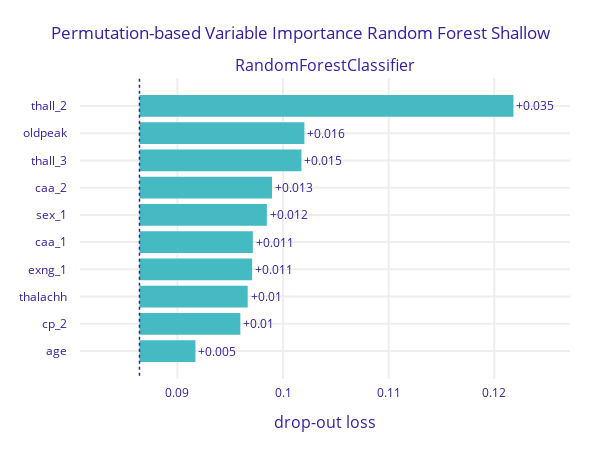

The notebook cell saved with this chart:
### Code cell
plot_pvi(rf_shallow_explainer, "imgs/random_forest_shallow.png", "Random Forest Shallow")

### Figure 1 — Plotly figure (JSON) as saved in the notebook; plotly's stock layout.template omitted (floating-point values rounded to 4 significant figures)
{"data": [{"base": 0.08641, "hoverinfo": "text", "hoverlabel": {"bgcolor": "rgba(0,0,0,0.8)"}, "hovertext": ["Model: RandomForestClassifier loss after<br>variable: thall_2 is permuted: 0.122<br>Drop-out loss change: +0.035", "Model: RandomForestClassifier loss after<br>variable: oldpeak is permuted: 0.102<br>Drop-out loss change: +0.016", "Model: RandomForestClassifier loss after<br>variable: thall_3 is permuted: 0.102<br>Drop-out loss change: +0.015", "Model: RandomForestClassifier loss after<br>variable: caa_2 is permuted: 0.099<br>Drop-out loss change: +0.013", "Model: RandomForestClassifier loss after<br>variable: sex_1 is permuted: 0.098<br>Drop-out loss change: +0.012", "Model: RandomForestClassifier loss after<br>variable: caa_1 is permuted: 0.097<br>Drop-out loss change: +0.011", "Model: RandomForestClassifier loss after<br>variable: exng_1 is permuted: 0.097<br>Drop-out loss change: +0.011", "Model: RandomForestClassifier loss after<br>variable: thalachh is permuted: 0.097<br>Drop-out loss change: +0.01", "Model: RandomForestClassifier loss after<br>variable: cp_2 is permuted: 0.096<br>Drop-out loss change: +0.01", "Model: RandomForestClassifier loss after<br>variable: age is permuted: 0.092<br>Drop-out loss change: +0.005"], "marker": {"color": "#46bac2"}, "orientation": "h", "showlegend": false, "text": ["+0.035", "+0.016", "+0.015", "+0.013", "+0.012", "+0.011", "+0.011", "+0.01", "+0.01", "+0.005"], "textposition": "outside", "type": "bar", "x": [0.0354, 0.01561, 0.01533, 0.01254, 0.01206, 0.01073, 0.01066, 0.01024, 0.009547, 0.005296], "xaxis": "x", "y": ["thall_2", "oldpeak", "thall_3", "caa_2", "sex_1", "caa_1", "exng_1", "thalachh", "cp_2", "age"], "yaxis": "y"}], "layout": {"annotations": [{"font": {"size": 16}, "showarrow": false, "text": "RandomForestClassifier", "x": 0.5, "xanchor": "center", "xref": "paper", "y": 1, "yanchor": "bottom", "yref": "paper"}, {"font": {"size": 16}, "showarrow": false, "text": "drop-out loss", "x": 0.5, "xanchor": "center", "xref": "paper", "y": 0, "yanchor": "top", "yref": "paper", "yshift": -30}], "autosize": false, "font": {"color": "#371ea3"}, "height": 450, "margin": {"b": 71, "r": 30, "t": 78}, "shapes": [{"line": {"color": "#371ea3", "dash": "dot", "width": 1.5}, "type": "line", "x0": 0.08641, "x1": 0.08641, "xref": "x", "y0": -1, "y1": 10, "yref": "y"}], "title": {"text": "Permutation-based Variable Importance Random Forest Shallow"}, "width": 600, "xaxis": {"anchor": "y", "automargin": true, "domain": [0, 1], "fixedrange": true, "gridwidth": 2, "range": [0.08078, 0.1272], "tickcolor": "white", "ticklen": 3, "ticks": "outside", "type": "linear", "zeroline": false}, "yaxis": {"anchor": "x", "automargin": true, "autorange": "reversed", "domain": [0, 1], "fixedrange": true, "gridwidth": 2, "tickcolor": "white", "ticklen": 10, "ticks": "outside", "type": "category"}}}
